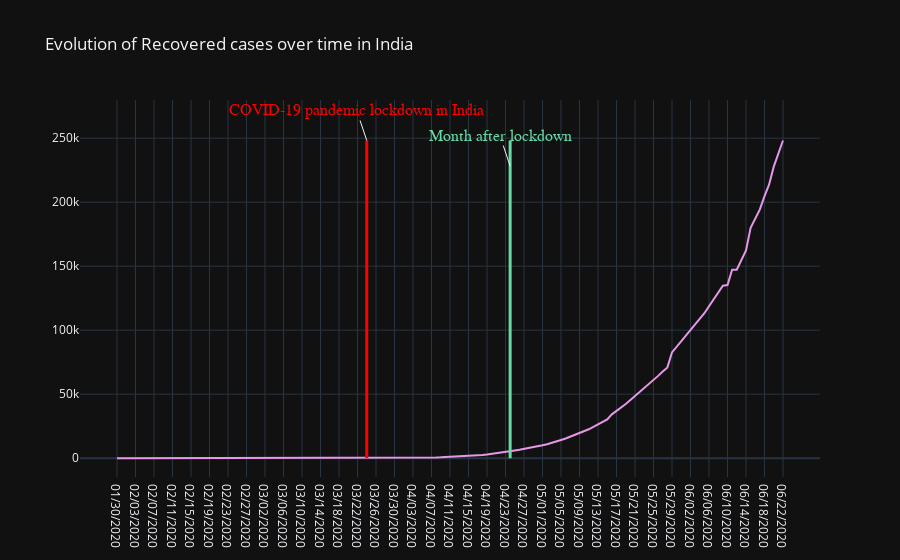

Notebook source saved alongside this figure:
### Code cell
fig = go.Figure()
fig.add_trace(go.Scatter(x=Data_India_op["ObservationDate"], y=Data_India_op['Recovered'],
                    mode="lines+text",
                    name='Recovered cases',
                    marker_color='rgb(229,151,232)',
                        ))

fig.add_annotation(
            x="03/24/2020",
            y=Data_India_op['Recovered'].max(),
            text="COVID-19 pandemic lockdown in India",
             font=dict(
            family="Courier New, monospace",
            size=16,
            color="red"
            ),
)


fig.add_shape(
        # Line Vertical
        dict(
            type="line",
            x0="03/24/2020",
            y0=Data_India_op['Recovered'].max(),
            x1="03/24/2020",
    
            line=dict(
                color="red",
                width=3
            )
))


fig.add_annotation(
            x="04/24/2020",
            y=Data_India_op['Recovered'].max()-20000,
            text="Month after lockdown",
             font=dict(
            family="Courier New, monospace",
            size=16,
            color="rgb(103,219,165)"
            ),
)

fig.add_shape(
        # Line Vertical
        dict(
            type="line",
            x0="04/24/2020",
            y0=Data_India_op['Recovered'].max(),
            x1="04/24/2020",
    
            line=dict(
                color="rgb(103,219,165)",
                width=3
            )
))
fig.update_layout(
    title='Evolution of Recovered cases over time in India',
        template='plotly_dark'

)

fig.show()

### Figure 1 — Plotly figure (JSON) as saved in the notebook; plotly's stock layout.template omitted (floating-point values rounded to 4 significant figures; data arrays with more than 128 entries replaced by an {"elided": "..."} marker saying what was removed)
{"data": [{"marker": {"color": "rgb(229,151,232)"}, "mode": "lines+text", "name": "Recovered cases", "type": "scatter", "x": {"elided": "145 str values"}, "y": {"elided": "145 int values"}}], "layout": {"annotations": [{"font": {"color": "red", "family": "Courier New, monospace", "size": 16}, "text": "COVID-19 pandemic lockdown in India", "x": "03/24/2020", "y": 248190}, {"font": {"color": "rgb(103,219,165)", "family": "Courier New, monospace", "size": 16}, "text": "Month after lockdown", "x": "04/24/2020", "y": 228190}], "shapes": [{"line": {"color": "red", "width": 3}, "type": "line", "x0": "03/24/2020", "x1": "03/24/2020", "y0": 248190}, {"line": {"color": "rgb(103,219,165)", "width": 3}, "type": "line", "x0": "04/24/2020", "x1": "04/24/2020", "y0": 248190}], "title": {"text": "Evolution of Recovered cases over time in India"}}}
